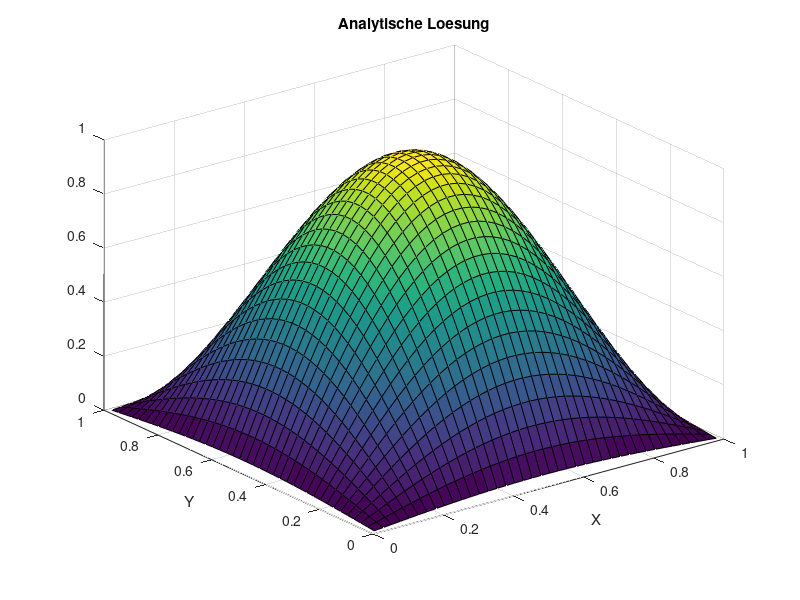
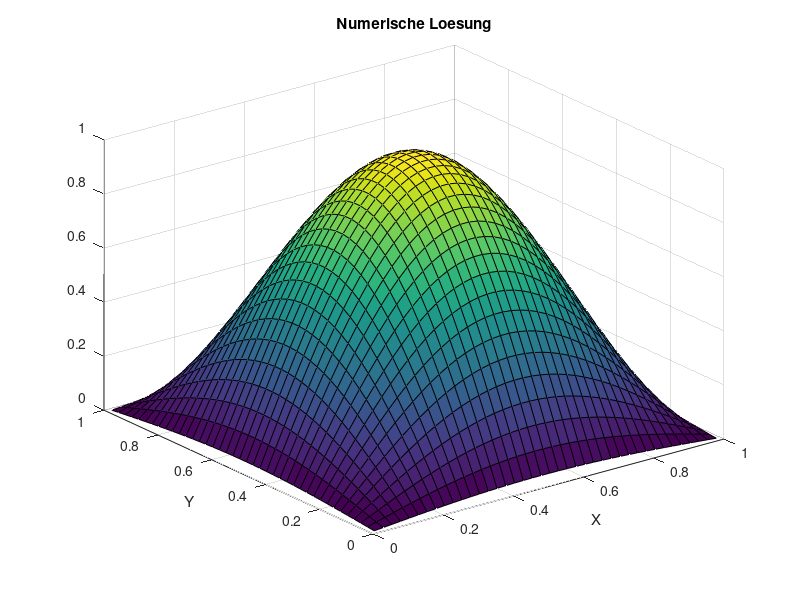
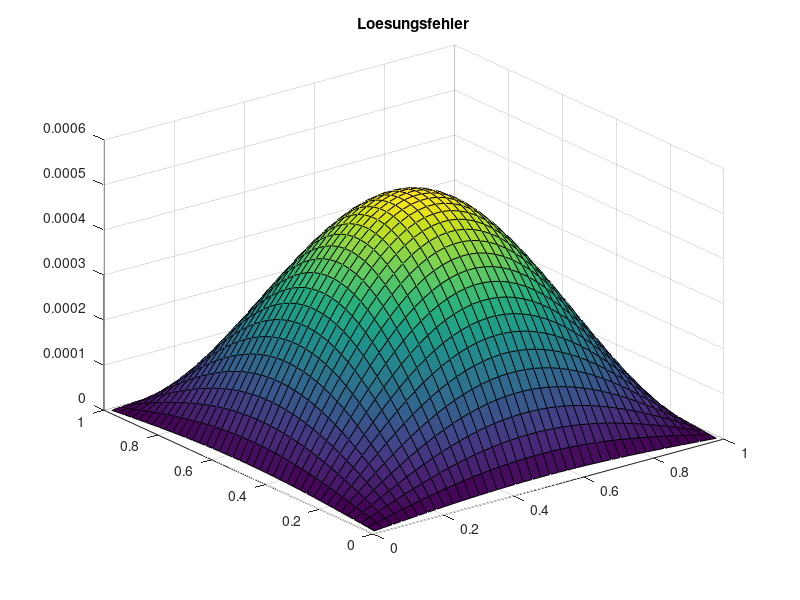
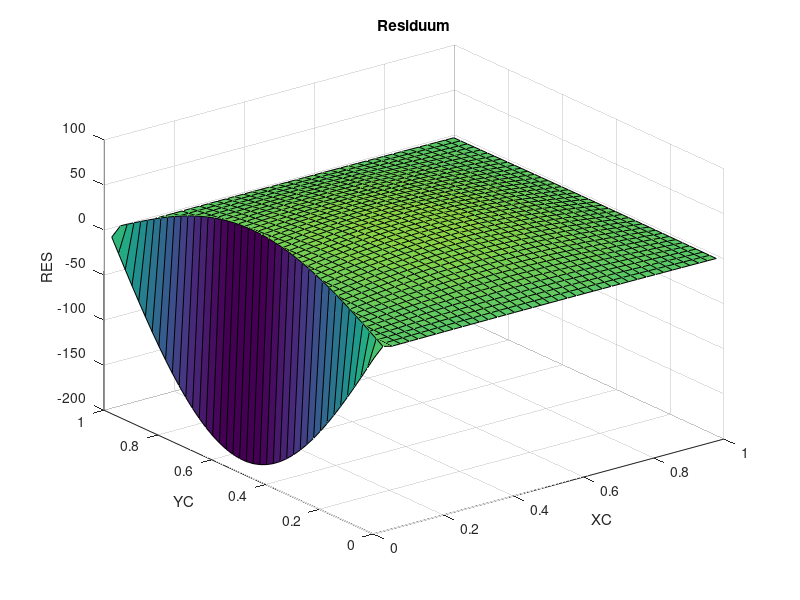

MATLAB code to generate these figures, in order:
clc
clear all
close all
SOL=@(x,y) sin(pi*x)*sin(pi*y);
MSOL=@(x,y) -2*pi^2*sin(pi*x)*sin(pi*y);
%SOL=@(x,y) sin(pi/2*x)*cos(pi/2*y);
%MSOL=@(x,y) -1*pi^2/2*sin(pi/2*x)*cos(pi/2*y);
DIF=1.0;
XMIN=0.0;
XMAX=1.0;
YMIN=0.0;
YMAX=1.0;
N=40; % KV's in einer Koordinatenrichtung, macht N^2 KV gesamt
NN=N*N;

X = linspace(XMIN, XMAX, N+1);
Y = linspace(YMIN, YMAX, N+1);
XC = (X(1:N)+X(2:N+1))/2;
YC = (Y(1:N)+Y(2:N+1))/2;
XCR = [XMIN, XC, XMAX];
YCR = [YMIN, YC, YMAX];

%%% ANALYTISCHE LÖSUNG
TA = zeros(N, N);
for I=1:N
  for J=1:N
    TA(I, J)=SOL(XC(I), YC(J));
  end
end

figure(1)
surf(XC, YC, TA);
title('Analytische Loesung')
xlabel('X')
ylabel('Y')

%%% FVM Lösung

% Randbedingungen
for I=1:N RBS(I)=SOL(XC(I), 0); end
for I=1:N RBN(I)=SOL(XC(I), 1); end
for I=1:N RBE(I)=SOL(1, YC(I)); end
for I=1:N RBW(I)=SOL(0, YC(I)); end

% Koeffizienten speichern
AP = zeros(N);
AE = zeros(N);
AN = zeros(N);
AW = zeros(N);
AS = zeros(N);

for I=1:N
  for J=1:N
    DX = X(I+1)-X(I);
    DY = Y(J+1)-Y(J);

    DXE = XCR(I+2)-XCR(I+1);
    DXW = XCR(I+1)-XCR(I);

    DYN = YCR(J+2)-YCR(J+1);
    DYS = YCR(J+1)-YCR(J);

    AE(I,J) = DIF/(DXE*DX);
    AW(I,J) = DIF/(DXW*DX);
    AN(I,J) = DIF/(DYN*DY);
    AS(I,J) = DIF/(DYS*DY);

    AP(I,J) = -AE(I,J)-AN(I,J)-AW(I,J)-AS(I,J);
  end
end

% Gesamtgleichungssystem aufstellen
A = zeros(NN);
b = zeros(NN, 1);

for J=1:N
  for I=1:N
    IDX = (J-1)*N + I;

    b(IDX) = MSOL(XC(I),YC(J));

    % Hauptdiagonale
    A(IDX, IDX) = AP(I,J);

    % Westliche Nebendiagonale
    if mod(IDX,N)==1
      b(IDX) = b(IDX)-AW(I,J)*RBW(J);
    else
      A(IDX, IDX-1) = AW(I,J);
    end

    % Östliche Nebendiagonale
    if mod(IDX,N)==0
      b(IDX) = b(IDX)-AE(I,J)*RBE(J);
    else
      A(IDX, IDX+1) = AE(I,J);
    end

    % Nördliche Nebendiagonale
    if IDX > NN-N
      b(IDX) = b(IDX)-AN(I,J)*RBN(I);
    else
      A(IDX, IDX+N) = AN(I,J);
    end

    % Südliche Nebendiagonale
    if IDX <= N
      b(IDX) = b(IDX)-AS(I,J)*RBS(I);
    else
      A(IDX, IDX-N) = AS(I,J);
    end
  end
end

t=A\b;
T=reshape(t,N,N);

% mit Randwerten
T2 = zeros(N+2);
T2(2:N+1,2:N+1) = T;

figure(2)
surf(XC, YC, T);
title('Numerische Loesung')
xlabel('X')
ylabel('Y')


%%% Lösungsfehler berechnen
SERR=0.0;
ERR=zeros(N);
for I=1:N
  for J=1:N
    ERR(I,J)=T(I, J)-TA(I, J);
    SERR=SERR+ERR(I,J)^2;
  end
end
SERR=sqrt(SERR/NN);

figure(3)
surf(XC, YC, ERR);
title('Loesungsfehler')

fprintf('Summierter Fehler %16.10e NN=%g\n', SERR, NN);

%%% ORDNUNG  BESTIMMEN
ERR5=1.6779195551e-02;
ERR10=4.1327084831e-03;
ERR20=1.0293533823e-03;
ERR40=2.5710023908e-04;
op=log((ERR5)/(ERR10))/log(2);
fprintf('Ordnung des Verfahrens %16.10e \n',op  );
op=log((ERR10)/(ERR20))/log(2);
fprintf('Ordnung des Verfahrens %16.10e \n',op  );
op=log((ERR20)/(ERR40))/log(2);
fprintf('Ordnung des Verfahrens %16.10e \n',op  );



%%% RESIDUUM BERECHNEN
s=zeros(N);
for I=1:N
  for J=1:N
    s(I)=SOL(XC(I), YC(J));
  end
end

s=reshape(s, NN, 1);

RES=A*s-b;

figure(4)
surf(XC, YC, reshape(RES, N, N));

xlabel('XC')
ylabel('YC')
zlabel('RES')
title('Residuum')

%b = zeros (1, N*N);
%for J=1:N
  %for I=1:N
    %IDX = (J-1)*N + I;
    %b(IDX) = A(I,J);
  %end
%end
